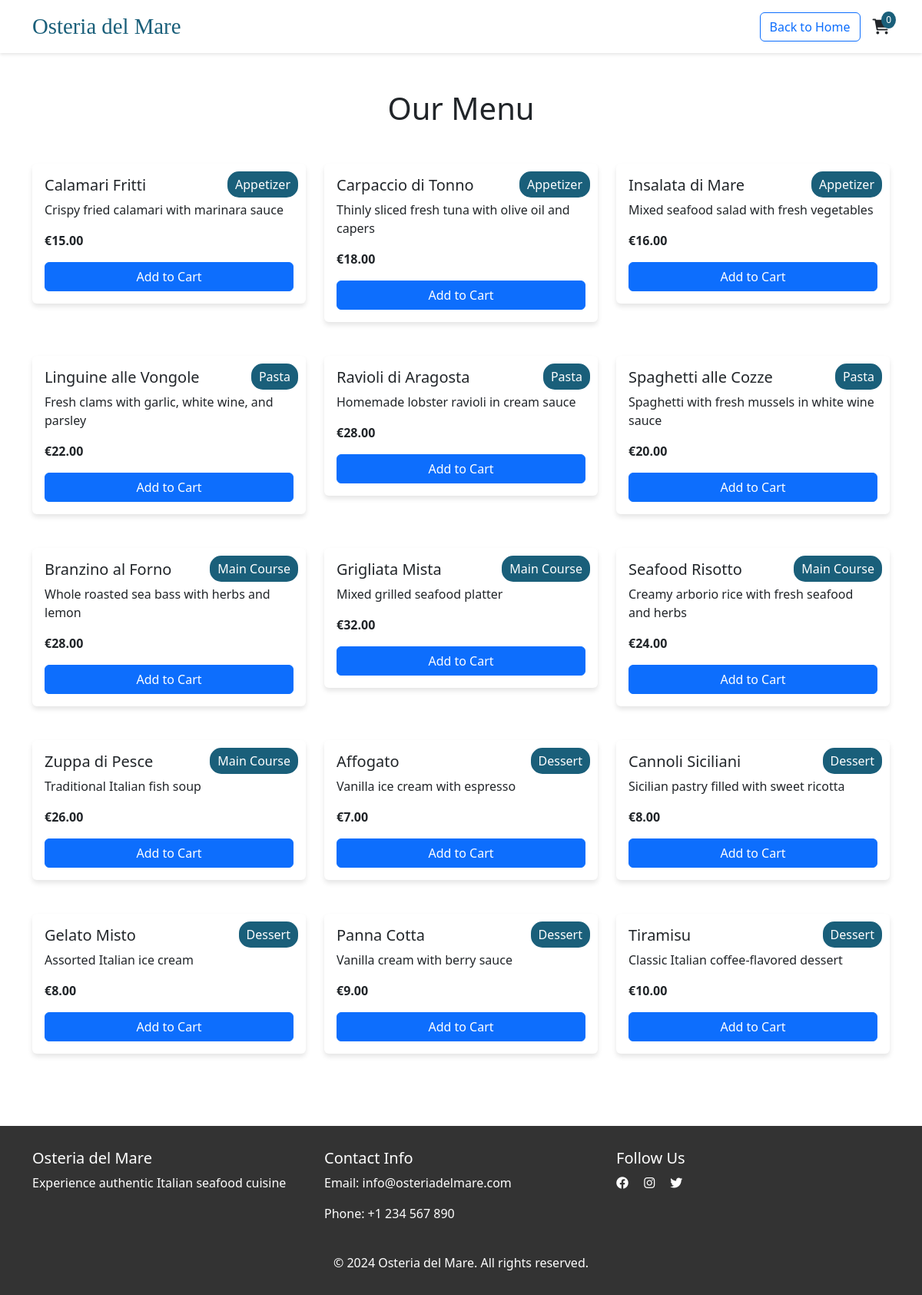
Page /menu.php on the committed database.
### tables this page shows
CREATE TABLE `menu` (
  `id` int(11) NOT NULL,
  `nama` varchar(100) NOT NULL,
  `category` enum('Appetizer','Pasta','Main Course','Dessert','Beverage') NOT NULL,
  `description` text NOT NULL,
  `price` decimal(10,2) NOT NULL,
  `image` varchar(255) NOT NULL,
  `jumlah_beli` int(11) DEFAULT 0,
  `created_at` timestamp NOT NULL DEFAULT current_timestamp(),
  `updated_at` timestamp NOT NULL DEFAULT current_timestamp() ON UPDATE current_timestamp()
);

### menu.php (the view, shortened to what this page needs)
<?php
require_once 'admin/database/config.php';
try {
    $stmt = $pdo->query("SELECT * FROM menu ORDER BY category, nama");
    $menuItems = $stmt->fetchAll();
} catch(PDOException $e) {
    echo "Error: " . $e->getMessage();
    die();
}
?>
<!DOCTYPE html>
<html lang="en">
<head>
    <link href="https://cdn.jsdelivr.net/npm/bootstrap@5.3.0/dist/css/bootstrap.min.css" rel="stylesheet">
    <link rel="stylesheet" href="https://cdnjs.cloudflare.com/ajax/libs/font-awesome/6.0.0/css/all.min.css">
</head>
<body>
    <nav class="navbar navbar-expand-lg navbar-light">
        <div class="container">
            <a class="navbar-brand" href="#">Osteria del Mare</a>
            <div class="d-flex align-items-center">
                <a href="index.php" class="btn btn-outline-primary me-3">Back to Home</a>
                <div class="cart-icon" data-bs-toggle="modal" data-bs-target="#cartModal">
                    <i class="fas fa-shopping-cart fa-lg"></i>
                    <span class="cart-badge" id="cartBadge">0</span>
                </div>
            </div>
        </div>
    </nav>
    <div class="container my-5">
        <h1 class="text-center mb-5">Our Menu</h1>
        <div class="row">
            <?php foreach($menuItems as $item): ?>
            <div class="col-md-4 mb-4">
                <div class="card dish-card">
                    <div class="category-badge"><?php echo htmlspecialchars($item['category']); ?></div>
                    <div class="card-body">
                        <h5 class="card-title"><?php echo htmlspecialchars($item['nama']); ?></h5>
                        <p class="card-text"><?php echo htmlspecialchars($item['description']); ?></p>
                        <p class="card-text">
                            <strong>€<?php echo number_format($item['price'], 2); ?></strong>
                        </p>
                        <button class="btn btn-primary w-100"
                                onclick="addToCart(<?php echo htmlspecialchars(json_encode($item)); ?>)">
                            Add to Cart
                        </button>
                    </div>
                </div>
            </div>
            <?php endforeach; ?>
        </div>
    </div>
    <footer>
        <div class="container">
            <div class="row">
                <div class="col-md-4">
                    <h5>Osteria del Mare</h5>
                    <p>Experience authentic Italian seafood cuisine</p>
                </div>
                <div class="col-md-4">
                    <h5>Contact Info</h5>
                    <p>Email: info@osteriadelmare.com</p>
                    <p>Phone: +1 234 567 890</p>
                </div>
                <div class="col-md-4">
                    <h5>Follow Us</h5>
                    <div class="social-links">
                        <a href="#" class="text-white me-3"><i class="fab fa-facebook"></i></a>
                        <a href="#" class="text-white me-3"><i class="fab fa-instagram"></i></a>
                        <a href="#" class="text-white me-3"><i class="fab fa-twitter"></i></a>
                    </div>
                </div>
            </div>
            <div class="row mt-4">
                <div class="col-12 text-center">
                    <p class="mb-0">© 2024 Osteria del Mare. All rights reserved.</p>
                </div>
            </div>
        </div>
    </footer>
</body>
</html>

### menu.php (style rules this page uses)
:root { --primary-color: #1A5F7A; --secondary-color: #86C8BC; }
.navbar { background-color: white; box-shadow: 0 2px 4px rgba(0,0,0,0.1); }
.navbar-brand { font-family: 'Palatino', serif; font-size: 1.8rem; color: var(--primary-color) !important; }
.dish-card { border: none; box-shadow: 0 4px 6px rgba(0,0,0,0.1); transition: transform 0.3s; margin-bottom: 20px; }
.category-badge { position: absolute; top: 10px; right: 10px; background-color: var(--primary-color); color: white; padding: 5px 10px; border-radius: 15px; }
footer { background-color: #333; color: white; padding: 30px 0; margin-top: 50px; }
.cart-icon { position: relative; cursor: pointer; }
.cart-badge { position: absolute; top: -8px; right: -8px; background-color: #1A5F7A; color: white; border-radius: 50%; padding: 2px 6px; font-size: 12px; }

### rows in the picture
menu: category "Appetizer", nama "Calamari Fritti", description "Crispy fried calamari with marinara sauce", price "15.00"
menu: category "Appetizer", nama "Carpaccio di Tonno", description "Thinly sliced fresh tuna with olive oil and capers", price "18.00"
menu: category "Appetizer", nama "Insalata di Mare", description "Mixed seafood salad with fresh vegetables", price "16.00"
menu: category "Pasta", nama "Linguine alle Vongole", description "Fresh clams with garlic, white wine, and parsley", price "22.00"
menu: category "Pasta", nama "Ravioli di Aragosta", description "Homemade lobster ravioli in cream sauce", price "28.00"
menu: category "Pasta", nama "Spaghetti alle Cozze", description "Spaghetti with fresh mussels in white wine sauce", price "20.00"
menu: category "Main Course", nama "Branzino al Forno", description "Whole roasted sea bass with herbs and lemon", price "28.00"
menu: category "Main Course", nama "Grigliata Mista", description "Mixed grilled seafood platter", price "32.00"
menu: category "Main Course", nama "Seafood Risotto", description "Creamy arborio rice with fresh seafood and herbs", price "24.00"
menu: category "Main Course", nama "Zuppa di Pesce", description "Traditional Italian fish soup", price "26.00"
menu: category "Dessert", nama "Affogato", description "Vanilla ice cream with espresso", price "7.00"
menu: category "Dessert", nama "Cannoli Siciliani", description "Sicilian pastry filled with sweet ricotta", price "8.00"
menu: category "Dessert", nama "Gelato Misto", description "Assorted Italian ice cream", price "8.00"
menu: category "Dessert", nama "Panna Cotta", description "Vanilla cream with berry sauce", price "9.00"
menu: category "Dessert", nama "Tiramisu", description "Classic Italian coffee-flavored dessert", price "10.00"
